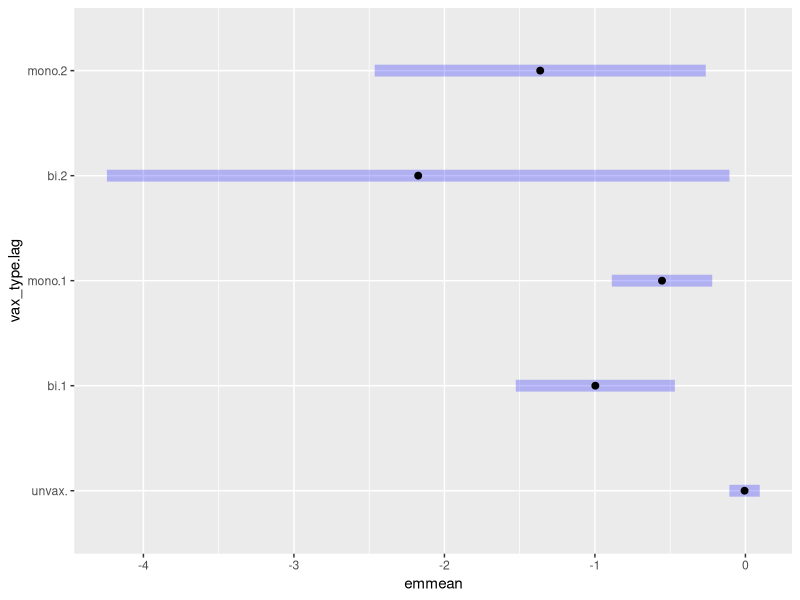

Reproduce this figure in R. (Note: this script raises an error after producing the figure.)
## ----setup, include=FALSE, warning=FALSE----------------------------------------------------------

library(tidyverse)
options(width = 100)



## ----vaxsim, echo=FALSE---------------------------------------------------------------------------
vax <- c("mono","bi")
month <- c(2,3)
lag <- c(1,2)

vaxlag <- (expand.grid(month=month,lag=lag,vax_type=vax)
   |> filter(month>lag)
   |> mutate(vax_month=month-lag)
   |> select(month,vax_month,lag,vax_type)
)

propdat <- data.frame(prop = c(0.4,0.3,0.2,0.3,0.2,0.1)
   , size = c(100,50,20,50,20,10)
)

vaxdat <- bind_cols(vaxlag,propdat)

## creating unvax dataframe

unvaxdat <-data.frame(month = month
   , vax_month = NA
   , lag = NA
   , vax_type = "unvax"
   , prop = c(0.5, 0.5)
   , size = c(1000,600)
)

dat <- (bind_rows(vaxdat,unvaxdat)
   |> mutate(NULL
      , month = as.factor(month)
      , vax_month = as.factor(vax_month)
      , lag = as.factor(lag)
      , vax_type = as.factor(vax_type)
   )
)

print(dat)

####
dat2 <- (dat
    |> mutate(across(where(is.factor), as.character))
    |> replace_na(list(vax_month = "", lag = ""))
    |> mutate(across(where(is.character), as.factor))
    |> mutate(vax_type.lag = interaction(vax_type, lag, drop = TRUE))
)


mod2 <- glm(prop ~ month + vax_type.lag,
          , weights = size
          , data=dat2
          , family = "binomial"
)
coef(mod2)    
library(emmeans)
## vignette("comparisons", package = "emmeans")
## ----fit------------------------------------------------------------------------------------------
emm1 <- emmeans(mod2, ~ vax_type.lag)
plot(emm1)

cc <- contrast(emm1,
               list(mono=c(0,0,1/2,0,1/2),
                    bi = c(0, 1/2, 0, 1/2),
                    unvax_vs_mono = c(-1, 0, 1/2, 0, 1/2),
                    unvax_vs_bi = c(-1, 1/2, 0, 1/2, 0))
         )

mod_default <- glm(prop ~ month + vax_type*lag
   , weights = size
   , data=dat
   , family = "binomial"
)

print(mod_default)


## ----mmfit vaxonly,echo=FALSE---------------------------------------------------------------------

mm <- model.matrix(mod_default)

print(mm)

vaxonly <- dat |> filter(vax_type != "unvax")

mod_vaxonly <- glm(prop~0+mm
	, data = vaxonly
	, weight = size
	, family = "binomial"
)

print(mod_vaxonly)


## ----mm construction,echo=FALSE-------------------------------------------------------------------

mmfull <- (dat
   |> mutate(NULL
      , month2 = ifelse(month == 2,1,0)
      , month3 = ifelse(month == 3,1,0)
      , lag1 = ifelse(lag == 1, 1, 0)
      , lag2 = ifelse(lag == 2, 1, 0)
      , lag1 = ifelse(is.na(lag1),0,lag1)
      , lag2 = ifelse(is.na(lag2),0,lag2)
      , unvax = ifelse(vax_type == "unvax", 1, 0)
      , vaxmono = ifelse(vax_type == "mono", 1, 0)
      , vaxbi = ifelse(vax_type == "bi", 1, 0)
      , monolag1 = ifelse((lag1 == 1) & (vaxmono == 1),1,0)
      , monolag2 = ifelse((lag2 == 1) & (vaxmono == 1),1,0)
      , bilag1 = ifelse((lag1 == 1) & (vaxbi == 1),1,0)
      , bilag2 = ifelse((lag2 == 1) & (vaxbi == 1),1,0)
   )
   |> select(-(names(dat)))
   |> as.matrix()
)

print(mmfull)


## ----mmfit full-----------------------------------------------------------------------------------
mod_full <- glm(prop ~ 0 + mmfull
	, weight = size
	, data = dat
	, family = "binomial"
)

print(mod_full)

na.omit(coef(mod_full))
